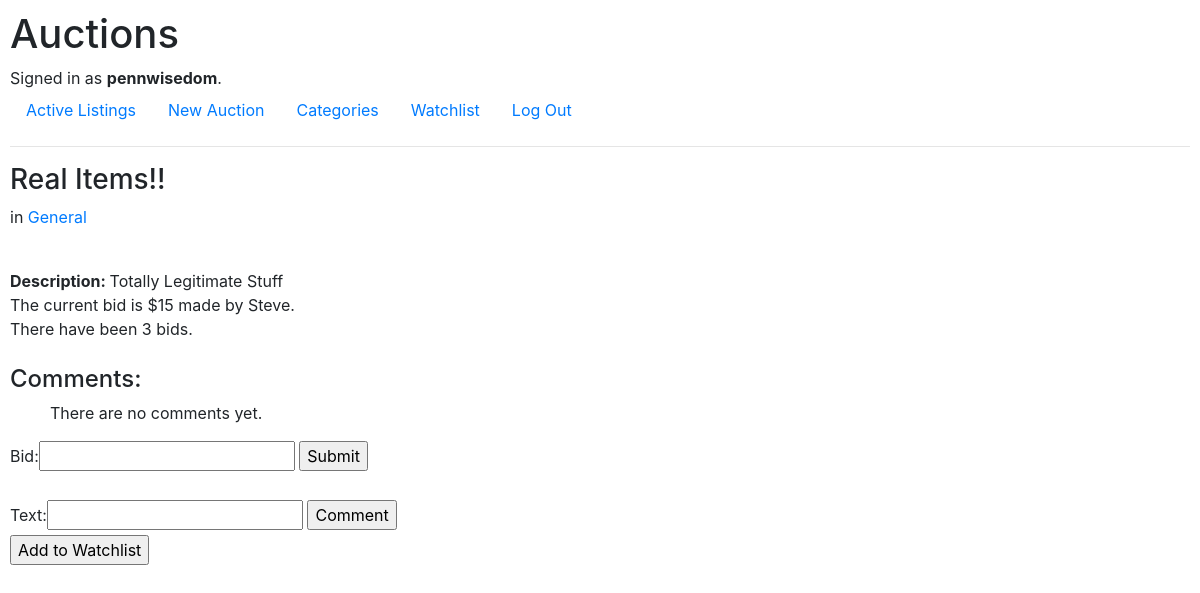
/listing/2 (signed in), run on the app's committed database.
### auctions/models.py (models this page shows, shortened)
class User(AbstractUser):
    pass

class Listing(models.Model):
    user = models.ForeignKey(User, on_delete=models.CASCADE, related_name="creator")
    title = models.CharField(max_length=64)
    description = models.CharField(max_length=256)
    category = models.CharField(max_length=64)
    image = models.CharField(max_length=256, blank=True)
    end = models.BooleanField(default=False)

class Bid(models.Model):
    user = models.ForeignKey(User, on_delete=models.CASCADE, related_name="bidder")
    listing = models.ForeignKey(Listing, on_delete=models.CASCADE, related_name="bids")
    bid = models.IntegerField()
    class Meta:
        get_latest_by = "id"

### auctions/views.py (the view, shortened to what this page needs)
# urls.py: path("listing/<str:list_id>", views.listing, name="listing"),
@login_required
def listing(request, list_id):
    if Listing.objects.get(pk=list_id).end == True:
        return render(request, "auctions/listing.html", {"listing": Listing.objects.get(pk=list_id),
    "comments": Comment.objects.filter(listings=list_id), "end": "This auction is over."})
    if Watchlist.objects.filter(user=request.user, auction=list_id).count() > 0:
        print("Ran")
        return render(request, "auctions/listing.html", {"listing": Listing.objects.get(pk=list_id),
    "comments": Comment.objects.filter(listings=list_id), "form": BidForm(), "commentform": CommentForm(), "watch": True})
    if request.method == "POST" and "bidtry" in request.POST:
        new_bid = int(request.POST["bid"])
        if Listing.objects.get(pk=list_id).bids.all().count() == 0:
           updatebid =  Bid(user=request.user, listing=Listing(list_id), bid=new_bid)
           updatebid.save()
           return render(request, "auctions/listing.html", {"listing": Listing.objects.get(pk=list_id),
    "comments": Comment.objects.filter(listings=list_id), "form": BidForm(), "message": "Success!", "commentform": CommentForm()})
        else:
            current_bid = Listing.objects.get(pk=list_id).bids.latest().bid
        if current_bid >= new_bid:
            print(f"{new_bid} is lower than {current_bid}")
            return render(request, "auctions/listing.html", {"listing": Listing.objects.get(pk=list_id),
    "comments": Comment.objects.filter(listings=list_id), "form": BidForm(request.POST), "message": "New bid must be higher than the previous bid",
    "commentform": CommentForm()})
        else:
            updatebid = Bid(user=request.user, listing=Listing(list_id), bid=new_bid)
            updatebid.save()
            return render(request, "auctions/listing.html", {"listing": Listing.objects.get(pk=list_id),
    "comments": Comment.objects.filter(listings=list_id), "form": BidForm(), "message": "Success!", "commentform": CommentForm()})
    elif request.method == "POST" and "endauction" in request.POST:
        over = Listing.objects.get(pk=list_id)
        over.end = True
        over.save()
        return render(request, "auctions/listing.html", {"listing": Listing.objects.get(pk=list_id),
    "comments": Comment.objects.filter(listings=list_id), "end": "Auction Ended."})
    else:
        return render(request, "auctions/listing.html", {"listing": Listing.objects.get(pk=list_id),
    "comments": Comment.objects.filter(listings=list_id), "form": BidForm(), "commentform": CommentForm()})

### auctions/views.py
class BidForm(ModelForm):
    class Meta:
        model = Bid
        fields = ["bid"]

class CommentForm(ModelForm):
    class Meta:
        model = Comment
        fields = ["text"]

### auctions/templates/auctions/listing.html (shortened to what this page needs)
{% extends "auctions/layout.html" %}
{% block body %}
    <h3>{{ listing.title }}</h3> <p>in <a href="{% url 'category' listing.category %}">{{ listing.category}}</a> </p>
    <div id="info">
        <br>
        <span><strong>Description: </strong>{{ listing.description }}</span>
        <br>
        {% if not end %}
            {% if not listing.bids.latest.bid %}
                <span>There are no bids yet.</span>
            {% else %}
                <span>The current bid is ${{ listing.bids.latest.bid }} made by {{ listing.bids.latest.user }}.</span>
                <br>
                <span>There have been {{ listing.bids.all.count }} bids.</span>
            {% endif %}
        {% else %}
        <span>{{ listing.bids.latest.user }} won the auction with a bid of ${{ listing.bids.latest.bid }}</span>
        <br>
        <span>There were {{ listing.bids.all.count }} bids.</span>
        {% endif %}
    </div>
    <div id="comments">
        <br>
        <h4>Comments:</h4>
        <ul>
            {% if not comments %}
            There are no comments yet.
            {% endif %}
        </ul>
    </div>
    {% if not end %}
    <form action="{% url 'listing' listing.id %}" method="post">
        {{ form }}
        <input type="submit" name="bidtry" value=Submit>
    </form>
    {% endif %}
    {% if not end %}
    <br>
    <form action="{% url 'listing' listing.id %}" method="post">
        {{ commentform }}
        <input type="submit" name="comment" value=Comment>
    </form>
    {% endif %}
{% if not watch %}
<form action="{% url 'watchlist' listing.id %}" method="post">
    <input type="submit" name="watchlistform" value="Add to Watchlist">
</form>
{% else %}
<form action="{% url 'watchlist' listing.id %}" method="post">
    {% csrf_token %}
    <input type="submit" name="remove" value="Remove from Watchlist">
</form>
{% endif %}
{% endblock %}

### auctions/templates/auctions/layout.html (shortened to what this page needs)
{% load static %}
<!DOCTYPE html>
<html lang="en">
    <head>
        <link rel="stylesheet" href="https://stackpath.bootstrapcdn.com/bootstrap/4.4.1/css/bootstrap.min.css">
        <link href="{% static 'auctions/styles.css' %}" rel="stylesheet">
    </head>
    <body>
        <h1>Auctions</h1>
        <div>
            {% if user.is_authenticated %}
                Signed in as <strong>{{ user.username }}</strong>.
            {% else %}
                Not signed in.
            {% endif %}
        </div>
        <ul class="nav">
            <li class="nav-item">
                <a class="nav-link" href="{% url 'index' %}">Active Listings</a>
            </li>
            {% if user.is_authenticated %}
            <li class="nav-item">
                <a class="nav-link" href="{% url 'create' %}">New Auction</a>
            </li>
            <li class="nav-item">
                <a class="nav-link" href="{% url 'categories' %}">Categories</a>
            </li>
            <li class="nav-item">
                <a class="nav-link" href="{% url 'watchlist' %}">Watchlist</a>
            </li>
                <li class="nav-item">
                    <a class="nav-link" href="{% url 'logout' %}">Log Out</a>
                </li>
            {% endif %}
        </ul>
        <hr>
        {% block body %}
        {% endblock %}
    </body>
</html>

### auctions/static/auctions/styles.css (style rules this page uses)
body { padding: 10px; }

### data on the page
User: username "pennwisedom"
Listing: title "Real Items!!", category "General", description "Totally Legitimate Stuff", bids.latest.bid "15", bids.latest.user "Steve", bids.all.count "3"
